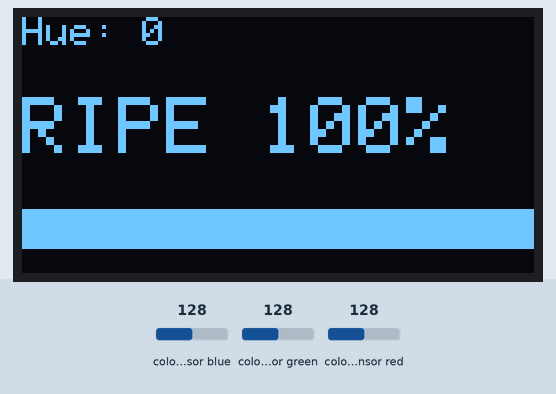
A sketch run on a simulated ESP32. Shown: 128×64 one-colour display. The inputs (shaded band) are chosen by the test bench; at power-on: colour sensor blue 128, colour sensor green 128, colour sensor red 128. What the sketch prints to the serial monitor is not drawn.

Above: at 1.7 s.
1.8 s: colour sensor blue set to 5
At 3.5 s:
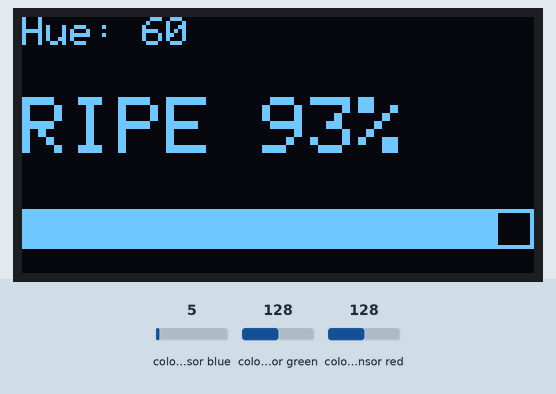
3.8 s: colour sensor green set to 64
At 4.8 s:
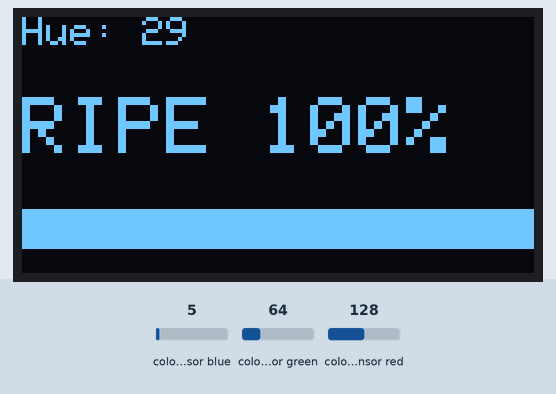
5.5 s: colour sensor red set to 5
At 6.9 s:
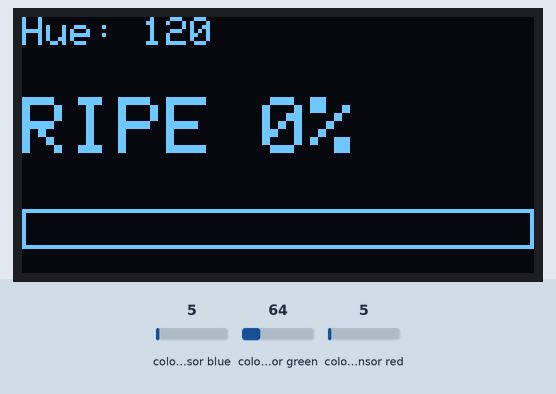
7.2 s: colour sensor blue set to 64
9.0 s: colour sensor green set to 5
At 10.6 s:
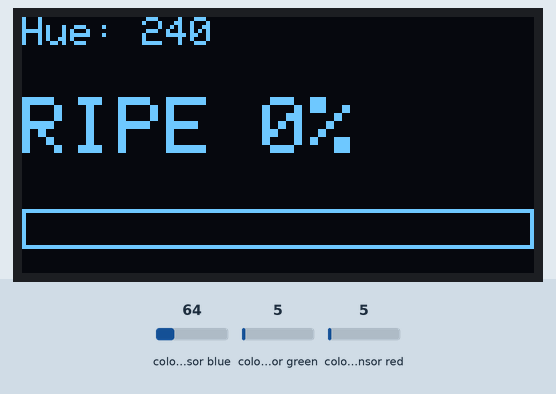
Timing chart, 0 to 11.7 s (numbered marks = the images above; inputs shaded):
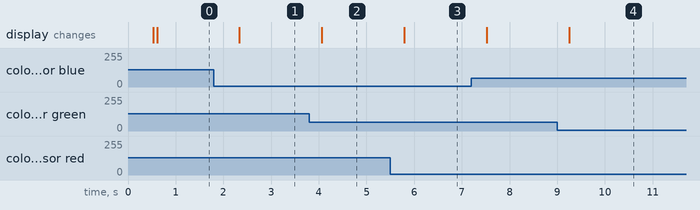

Measured:
- after the input at 1.8 s, the display: changes after 0.54 s (image 1)
- after the input at 3.8 s, the display: changes after 0.27 s (image 2)
- after the input at 5.5 s, the display: changes after 0.29 s (image 3)
- after the input at 9.0 s, the display: changes after 0.25 s (image 4)

The sketch:

step05_color.ino
```cpp
/* ============================================================
   STEP 5 | วัด "สี" ของเปลือก --> แปลงเป็น % ความสุก
   ------------------------------------------------------------
   เป้าหมาย: อ่านสี RGB แล้วคำนวณเองว่า "เขียวแค่ไหน / เหลืองแค่ไหน"
   สิ่งใหม่ที่ได้เรียน: RGB / Hue / การเขียนฟังก์ชันของตัวเอง / map ค่า

   ไลบรารีเพิ่ม: Adafruit TCS34725
   ** เอาเซ็นเซอร์สีจ่อเปลือกมะม่วงใกล้ ๆ (~1 ซม.) **
   ============================================================ */

#include <Wire.h>
#include <Adafruit_TCS34725.h>
#include <Adafruit_GFX.h>
#include <Adafruit_SSD1306.h>

#define I2C_SDA 8
#define I2C_SCL 9

// เกณฑ์สี: ปรับได้! (นี่คือค่าที่เราจะ "คาลิเบรต" ทีหลัง)
#define HUE_RAW   120.0     // เขียว = ดิบ = 0%
#define HUE_RIPE   55.0     // เหลือง = สุก = 100%

Adafruit_TCS34725 tcs(TCS34725_INTEGRATIONTIME_154MS, TCS34725_GAIN_4X);
Adafruit_SSD1306 oled(128, 64, &Wire, -1);

/* ฟังก์ชันของเราเอง: แปลง RGB -> Hue (องศาสีบนวงล้อสี 0-360)
   เขียว ~120 องศา, เหลือง ~55 องศา, แดง ~0 องศา */
float rgbToHue(float r, float g, float b) {
  float mx = max(r, max(g, b));
  float mn = min(r, min(g, b));
  float d  = mx - mn;
  if (d < 0.0001) return 0;
  float h;
  if      (mx == r) h = 60.0 * fmod(((g - b) / d), 6.0);
  else if (mx == g) h = 60.0 * (((b - r) / d) + 2.0);
  else              h = 60.0 * (((r - g) / d) + 4.0);
  if (h < 0) h += 360.0;
  return h;
}


/* === i2cAlive(): ตรวจว่ามีอุปกรณ์อยู่จริงไหม (เชื่อถือได้ 100%) ===
   *** บทเรียนสำคัญจากหน้างาน ***
   begin() ของบางไลบรารี (เช่น SSD1306) "โกหก" ได้ — คืนค่า true
   ทั้งที่ไม่ได้ต่อจอเลย! เพราะมันไม่เช็ก ACK จริง
   วิธีนี้เช็กที่ระดับฮาร์ดแวร์ --> โกหกไม่ได้ */
bool i2cAlive(uint8_t addr) {
  Wire.beginTransmission(addr);
  return (Wire.endTransmission() == 0);
}

void setup() {
  Serial.begin(115200);
  Wire.begin(I2C_SDA, I2C_SCL);
  Wire.setClock(50000);   // ลดเป็น 50kHz — ทนสายยาว/หลวมได้ดีกว่า 100kHz มาก
  delay(500);
  oled.begin(SSD1306_SWITCHCAPVCC, 0x3C);
  oled.setTextColor(SSD1306_WHITE);

  if (i2cAlive(0x29)) { tcs.begin(); Serial.println("[OK] TCS34725 พร้อม"); }
  else Serial.println("[X] ไม่พบ TCS34725 (0x29) — เช็กสาย");
  Serial.println("STEP 5: วัดสี --> ความสุก");
  Serial.println("R,G,B,Hue,Ripeness");
}

void loop() {
  uint16_t r, g, b, c;
  tcs.getRawData(&r, &g, &b, &c);      // c = ความสว่างรวม (clear)

  // หาร c เพื่อ "ตัดผลของความสว่าง" ออก เหลือแต่สัดส่วนสีจริง ๆ
  float rN = 0, gN = 0, bN = 0;
  if (c > 0) { rN = (float)r / c;  gN = (float)g / c;  bN = (float)b / c; }

  float hue = rgbToHue(rN, gN, bN);

  // แปลง hue -> % ความสุก
  float pct = (hue - HUE_RIPE) / (HUE_RAW - HUE_RIPE) * 100.0;
  if (pct < 0) pct = 0;
  if (pct > 100) pct = 100;
  int ripeness = 100 - (int)pct;       // เขียวมาก = สุกน้อย

  Serial.print(r); Serial.print(',');
  Serial.print(g); Serial.print(',');
  Serial.print(b); Serial.print(',');
  Serial.print(hue, 0); Serial.print(',');
  Serial.println(ripeness);

  oled.clearDisplay();
  oled.setTextSize(1); oled.setCursor(0, 0);
  oled.print("Hue: "); oled.print(hue, 0);
  oled.setTextSize(2); oled.setCursor(0, 20);
  oled.print("RIPE "); oled.print(ripeness); oled.print("%");
  oled.drawRect(0, 48, 128, 10, SSD1306_WHITE);
  oled.fillRect(0, 48, map(ripeness, 0, 100, 0, 128), 10, SSD1306_WHITE);
  oled.display();

  delay(500);
}

/* ------------------------------------------------------------
   ผลที่ควรได้: จ่อใบไม้เขียว --> ripeness ต่ำ / จ่อกระดาษเหลือง --> ripeness สูง

   ลองเล่นดู:
   1) จ่อของหลายสี (ใบไม้ เปลือกมะม่วงดิบ กระดาษเหลือง ส้ม) จด Hue แต่ละอัน
   2) เอาไฟฉายส่อง แล้วเอาออก --> ค่า Hue เปลี่ยนไหม? (ควรเปลี่ยนน้อย เพราะเราหาร c แล้ว)
   3) ลองลบการหารด้วย c ออก (ใช้ r,g,b ดิบ ๆ) --> ค่าจะเพี้ยนตามแสงไหม?

   คำถาม: ทำไมเราต้องหารด้วย c (clear) ก่อนคำนวณ Hue?
   ------------------------------------------------------------ */
```
